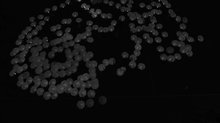
%> input picture Frame2farsight.tiff, 220 x 123 px, shrunk from 1920 x 1076 before the run, given in place of frame19.tiff, which was not available
$ octave --eval "determineUmbrellaColor;"   (GNU Octave 9; MATLAB toolbox functions it lacks are replaced by stand-ins)
%> lines starting %> are read from the running program, lines starting %| are printed output that depends on the picture; pictures that were not available may be replaced by others from this repository, and a replacement may not be noted
function determineUmbrellaColor
% [16 lines of commented-out code are left out]
ImageOrigFile = 'frame19.tiff';
ImageGreyFile = 'frame19grey.tiff';
ImageDataFile = 'frame19._seg.txt'; %#ok<NASGU>
ImageOrig = imread(ImageOrigFile);
%> ImageOrig is the input picture: size 123x220 uint8; min 0, max 130, mean 14
ImageGrey = imread(ImageGreyFile); %#ok<NASGU>
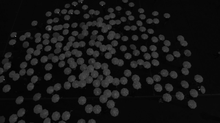
%> input picture Results updated/frame19grey.tiff, 220 x 123 px, shrunk from 1920 x 1076 before the run
%> ImageGrey is the input picture: size 123x220 uint8; min 0, max 107, mean 20
imageFarsightFile = 'frame19._seg.tif';
imageFarsight = imread(imageFarsightFile ); %#ok<NASGU>
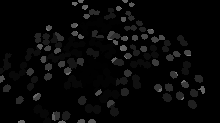
%> input picture Results updated/frame19._seg.tif, 220 x 123 px, shrunk from 1920 x 1076 before the run
%> imageFarsight is the input picture: size 123x220 uint16; min 0, max 127, mean 7.6
%1.) display original image
figure(1)

subplot(1,2,1)
image(ImageOrig)

%2.) display segmented image (from farsight)
subplot(1,2,2)
image(ImageOrig)  % TODO: how to display the outlines?
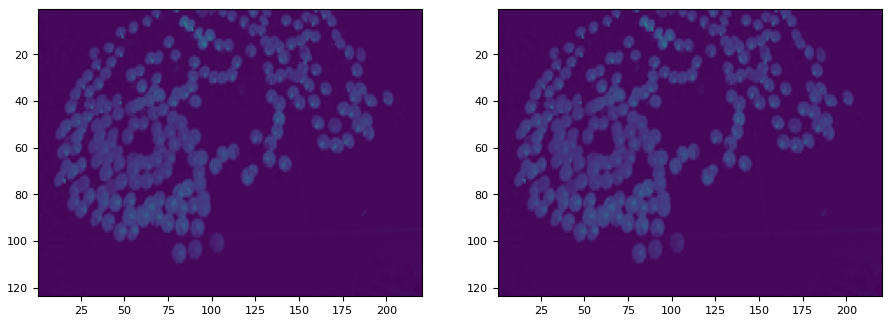
%> figure redrawn from the program's plot data, 2 panels
%colormap(gray)
%3.) read in the data file from farsight
ImageDataFile = 'frame19._seg.txt';
delimiter = '\t';
startRow = 2;
formatSpec = '%f%f%f%f%f%f%f%f%f%f%f%f%f%f%f%f%f%f%f%f%f%f%f%f%f%f%f%f%f%f%f%f%[^\n\r]';
fileID = fopen(ImageDataFile,'r');
ImageData = textscan(fileID, formatSpec, 'Delimiter', delimiter, 'HeaderLines' ,startRow-1, 'ReturnOnError', false);
fclose(fileID);
subplot(1,2,1)
image(ImageOrig)
title('original')
%ID	centroid_x	centroid_y	centroid_z	volume	integrated_intensity	eccentricity	elongation	orientation	bounding_box_volume	sum	mean	minimum	maximum	sigma	variance	surface_gradient	interior_gradient	surface_intensity	interior_intensity	intensity_ratio	convexity	radius_variation	surface_area	shape	shared_boundary	t_energy	t_entropy	inverse_diff_moment	inertia	cluster_shade	cluster_prominence


%4.) display the (x,y) and radius values for each umbrella
cx = ImageData{2};
cy = ImageData{3};
area = ImageData{5};
radii = (area/pi).^.5;
subplot(1,2,2)
viscircles([cx,cy],radii)
title('Farsight Detections')
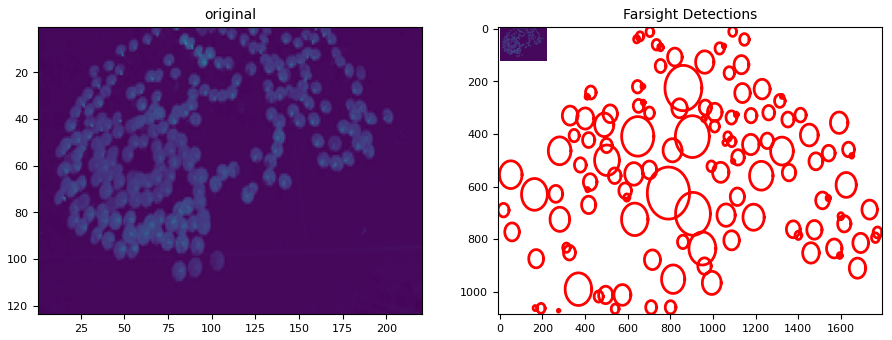
%> figure redrawn from the program's plot data, 2 panels


%6.) convert original image into HSV
%> (the run ends here)
